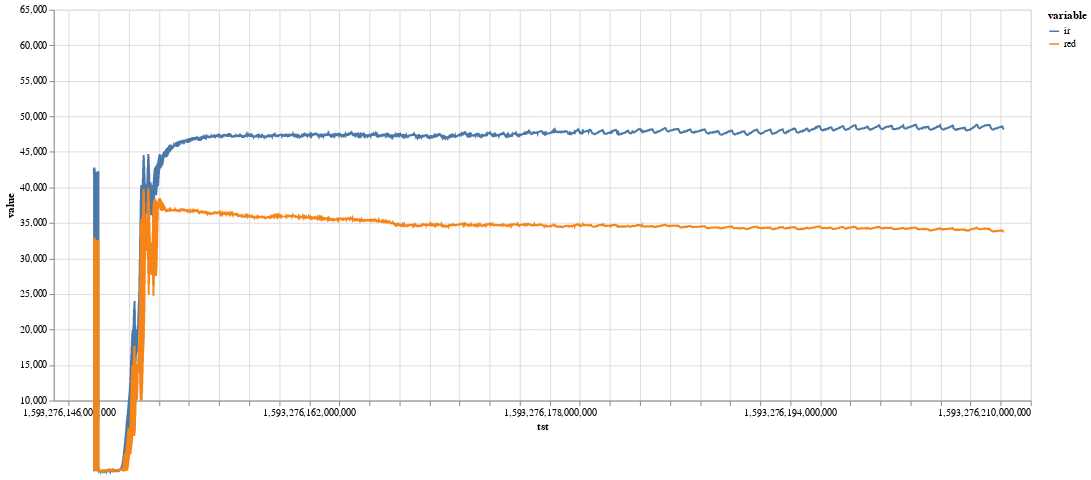

Here is the notebook cell this chart was saved with:
### Code cell
alt.Chart(raw_data_hr_melted).mark_line().encode(
    x='tst',
    y=alt.Y('value:Q',
        scale=alt.Scale(domain=(10000, 65000))
    ),
    color='variable'
).properties(
    width=1000,
    height=400
)

### Figure 1 — Vega-Lite specification as saved in the notebook (floating-point values rounded to 4 significant figures; data arrays with more than 128 entries replaced by an {"elided": "..."} marker saying what was removed)
{"config": {"view": {"continuousWidth": 400, "continuousHeight": 300}}, "data": {"name": "data-12e10b895117ae6e35ba5048f2204437"}, "mark": "line", "encoding": {"color": {"type": "nominal", "field": "variable"}, "x": {"type": "quantitative", "field": "tst"}, "y": {"type": "quantitative", "field": "value", "scale": {"domain": [10000, 65000]}}}, "height": 400, "width": 1000, "$schema": "https://vega.github.io/schema/vega-lite/v4.8.1.json", "datasets": {"data-12e10b895117ae6e35ba5048f2204437": {"elided": "10002 records"}}}
